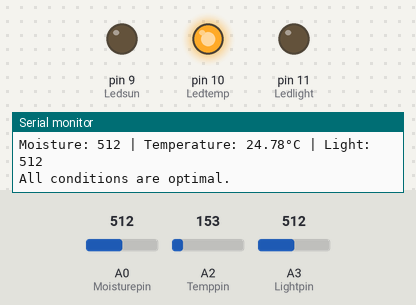
Bench run of a sketch on a simulated Arduino Uno, built with avr-gcc and run on an emulated ATmega328P. On the bench: output pins drawn as LEDs (lit = HIGH), the last lines printed to the serial monitor. The inputs (shaded band) are chosen by the test bench; at power-on: A2 (Temppin) = 153, A0 (Moisturepin) = 512, A3 (Lightpin) = 512.

Above: at 1.8 s.
1.9 s: A2 (Temppin) set to 170
At 2.6 s:
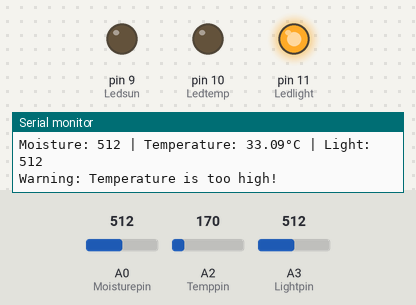
3.5 s: A0 (Moisturepin) set to 482
At 4.7 s:
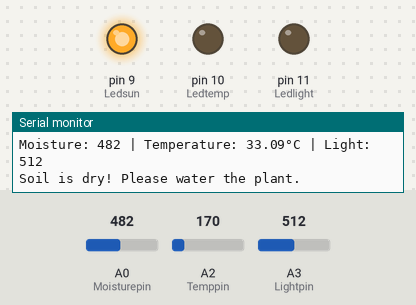
5.6 s: A0 (Moisturepin) set to 510
At 6.9 s:
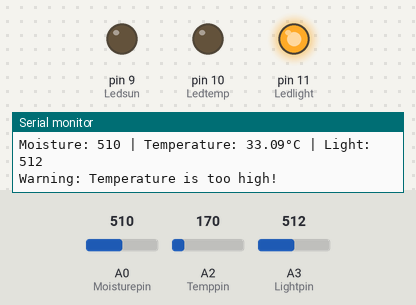
7.6 s: A3 (Lightpin) set to 693
9.1 s: A3 (Lightpin) set to 714
11.7 s: A0 (Moisturepin) set to 490
At 13.1 s:
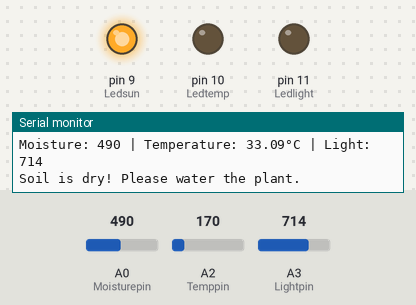
Timing chart, 0 to 14.7 s (numbered marks = the images above; inputs shaded):
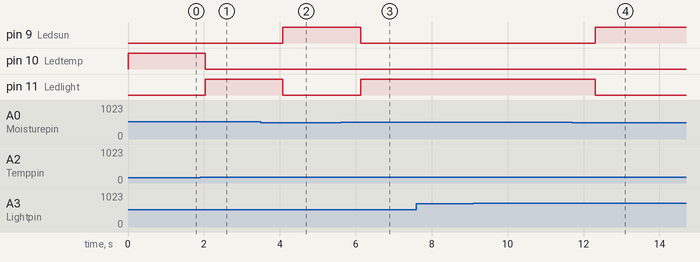

The sketch:

semismartWateringt.ino
```cpp
int Moisturepin = A0;
int Temppin = A2;
int Lightpin = A3;

int Ledsun = 9;
int Ledtemp = 10;
int Ledlight = 11;

int moistureThreshold = 500;
float temperatureThreshold = 30.0;
int lightThreshold = 700;

void setup() {
  Serial.begin(9600);

  pinMode(Ledsun, OUTPUT);
  pinMode(Ledtemp, OUTPUT);
  pinMode(Ledlight, OUTPUT);
}

void loop() {
  int moistureValue = analogRead(Moisturepin);
  int tempValue = analogRead(Temppin);
  int lightValue = analogRead(Lightpin);

  //Converting to understandable format
  float voltage = tempValue * (5.0 / 1023.0);
  float temperatureC = (voltage - 0.5) * 100.0;

  Serial.print("Moisture: "); Serial.print(moistureValue);
  Serial.print(" | Temperature: "); Serial.print(temperatureC);
  Serial.print("°C | Light: "); Serial.println(lightValue);

  bool isHighTemp = temperatureC > temperatureThreshold;
  bool isHighLight = lightValue > lightThreshold;
  bool isDrySoil = moistureValue < moistureThreshold;


  setLEDColor(0, 0, 0);

  if (isDrySoil) {
    setLEDColor(255, 0, 0);
    Serial.println("Soil is dry! Please water the plant.");
  }
  else if (isHighTemp || isHighLight) {
    setLEDColor(0, 0, 255);
    if (isHighTemp && isHighLight) {
      Serial.println("Warning: High sunlight and high temperature!");
    } else if (isHighTemp) {
      Serial.println("Warning: Temperature is too high!");
    } else {
      Serial.println("Warning: Sunlight is too strong!");
    }
  }
  else {
    setLEDColor(0, 255, 0);
    Serial.println("All conditions are optimal.");
  }

  delay(1000);
}


void setLEDColor(int red, int green, int blue) {
  analogWrite(Ledsun, red);
  analogWrite(Ledtemp, green);
  analogWrite(Ledlight, blue);
}
```

Measured:
- the behaviour switches between 163 and 164 on A2 (Temppin) (found by bisection; images 0 and 1)
- the behaviour switches between 500 and 499 on A0 (Moisturepin) (found by bisection; images 1 and 2)
- after the input at 1.9 s, pin 10 (Ledtemp): HIGH → LOW after 0.14 s; pin 11 (Ledlight): LOW → HIGH after 0.14 s
- after the input at 3.5 s, pin 9 (Ledsun): LOW → HIGH after 0.58 s; pin 11 (Ledlight): HIGH → LOW after 0.58 s
- after the input at 5.6 s, pin 9 (Ledsun): HIGH → LOW after 0.54 s; pin 11 (Ledlight): LOW → HIGH after 0.54 s
- after the input at 11.7 s, pin 9 (Ledsun): LOW → HIGH after 0.61 s; pin 11 (Ledlight): HIGH → LOW after 0.61 s
